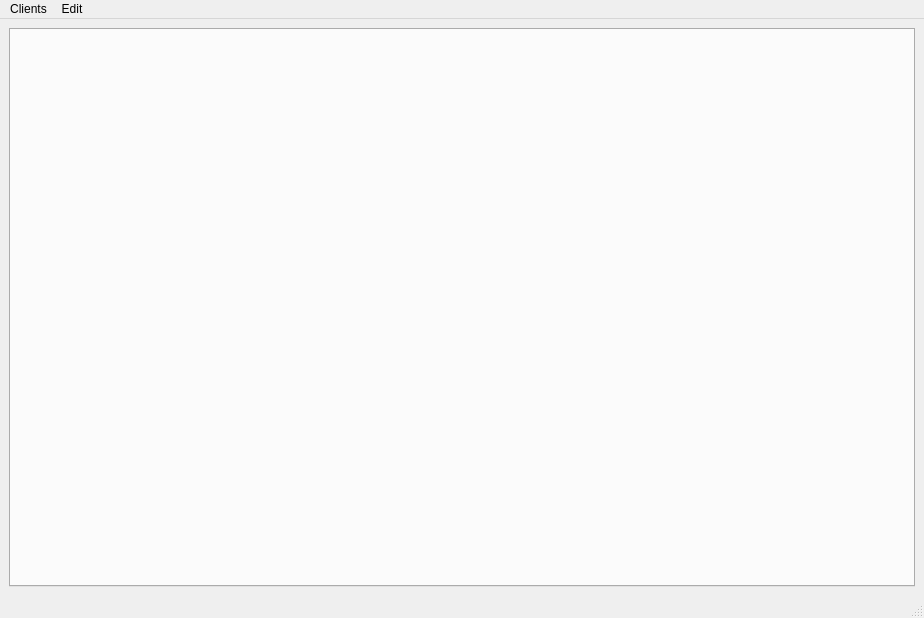
<?xml version="1.0" encoding="UTF-8"?>
<ui version="4.0">
 <class>MainWindow</class>
 <widget class="QMainWindow" name="MainWindow">
  <property name="geometry">
   <rect>
    <x>0</x>
    <y>0</y>
    <width>924</width>
    <height>618</height>
   </rect>
  </property>
  <property name="palette">
   <palette>
    <active>
     <colorrole role="Highlight">
      <brush brushstyle="SolidPattern">
       <color alpha="255">
        <red>47</red>
        <green>182</green>
        <blue>255</blue>
       </color>
      </brush>
     </colorrole>
     <colorrole role="HighlightedText">
      <brush brushstyle="SolidPattern">
       <color alpha="255">
        <red>0</red>
        <green>0</green>
        <blue>0</blue>
       </color>
      </brush>
     </colorrole>
    </active>
    <inactive>
     <colorrole role="Highlight">
      <brush brushstyle="SolidPattern">
       <color alpha="255">
        <red>47</red>
        <green>182</green>
        <blue>255</blue>
       </color>
      </brush>
     </colorrole>
     <colorrole role="HighlightedText">
      <brush brushstyle="SolidPattern">
       <color alpha="255">
        <red>0</red>
        <green>0</green>
        <blue>0</blue>
       </color>
      </brush>
     </colorrole>
    </inactive>
    <disabled>
     <colorrole role="Highlight">
      <brush brushstyle="SolidPattern">
       <color alpha="255">
        <red>29</red>
        <green>84</green>
        <blue>92</blue>
       </color>
      </brush>
     </colorrole>
     <colorrole role="HighlightedText">
      <brush brushstyle="SolidPattern">
       <color alpha="255">
        <red>0</red>
        <green>0</green>
        <blue>0</blue>
       </color>
      </brush>
     </colorrole>
    </disabled>
   </palette>
  </property>
  <property name="windowTitle">
   <string>MainWindow</string>
  </property>
  <widget class="QWidget" name="centralwidget">
   <layout class="QGridLayout" name="gridLayout">
    <item row="0" column="0">
     <widget class="QTabWidget" name="sessionsTabWidget">
      <property name="tabPosition">
       <enum>QTabWidget::North</enum>
      </property>
      <property name="tabShape">
       <enum>QTabWidget::Rounded</enum>
      </property>
      <property name="currentIndex">
       <number>-1</number>
      </property>
      <property name="iconSize">
       <size>
        <width>8</width>
        <height>8</height>
       </size>
      </property>
      <property name="documentMode">
       <bool>false</bool>
      </property>
      <property name="tabsClosable">
       <bool>true</bool>
      </property>
      <property name="movable">
       <bool>true</bool>
      </property>
     </widget>
    </item>
   </layout>
  </widget>
  <widget class="QMenuBar" name="menubar">
   <property name="geometry">
    <rect>
     <x>0</x>
     <y>0</y>
     <width>924</width>
     <height>20</height>
    </rect>
   </property>
   <widget class="QMenu" name="menuClients">
    <property name="title">
     <string>Clients</string>
    </property>
    <addaction name="clientsActionNew"/>
    <addaction name="actionClose_all"/>
   </widget>
   <widget class="QMenu" name="menuConfigs">
    <property name="title">
     <string>Edit</string>
    </property>
    <addaction name="actionEditMessages"/>
   </widget>
   <addaction name="menuClients"/>
   <addaction name="menuConfigs"/>
  </widget>
  <widget class="QStatusBar" name="statusbar"/>
  <action name="actionNew_2">
   <property name="text">
    <string>Load messages</string>
   </property>
  </action>
  <action name="actionSave_messages_2">
   <property name="text">
    <string>Save messages</string>
   </property>
  </action>
  <action name="actionExit_2">
   <property name="text">
    <string>Exit</string>
   </property>
  </action>
  <action name="clientsActionNew">
   <property name="text">
    <string>New</string>
   </property>
  </action>
  <action name="actionClose_all">
   <property name="text">
    <string>Close all</string>
   </property>
  </action>
  <action name="actionEditMessages">
   <property name="text">
    <string>Edit messages</string>
   </property>
  </action>
 </widget>
 <resources/>
 <connections/>
</ui>
